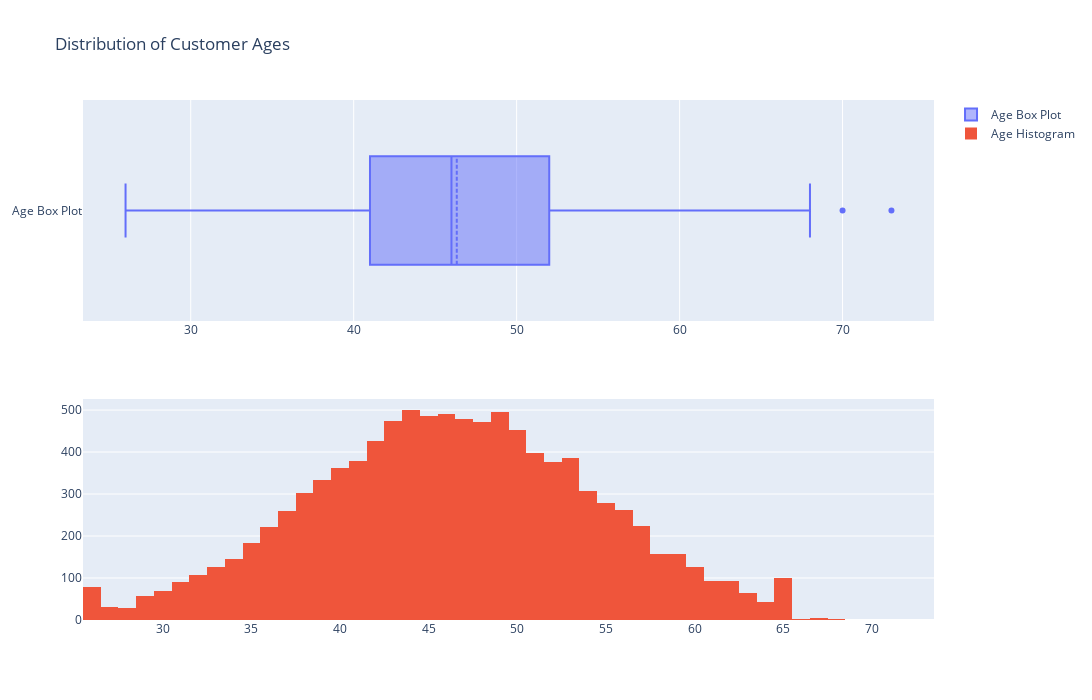

Notebook cell for this chart:
### Code cell
# %%

# Checking data distrbution
# Customer Age
fig = make_subplots(rows=2, cols=1)

tr1=go.Box(x=df['Customer_Age'],name='Age Box Plot',boxmean=True)
tr2=go.Histogram(x=df['Customer_Age'],name='Age Histogram')

fig.add_trace(tr1,row=1,col=1)
fig.add_trace(tr2,row=2,col=1)

fig.update_layout(height=700, width=1200, title_text="Distribution of Customer Ages")
fig.show()

### Figure 1 — Plotly figure (JSON) as saved in the notebook; plotly's stock layout.template omitted (floating-point values rounded to 4 significant figures; data arrays with more than 128 entries replaced by an {"elided": "..."} marker saying what was removed)
{"data": [{"boxmean": true, "name": "Age Box Plot", "type": "box", "x": {"elided": "10127 int values"}, "xaxis": "x", "yaxis": "y"}, {"name": "Age Histogram", "type": "histogram", "x": {"elided": "10127 int values"}, "xaxis": "x2", "yaxis": "y2"}], "layout": {"height": 700, "title": {"text": "Distribution of Customer Ages"}, "width": 1200, "xaxis": {"anchor": "y", "domain": [0, 1]}, "xaxis2": {"anchor": "y2", "domain": [0, 1]}, "yaxis": {"anchor": "x", "domain": [0.575, 1]}, "yaxis2": {"anchor": "x2", "domain": [0, 0.425]}}}
